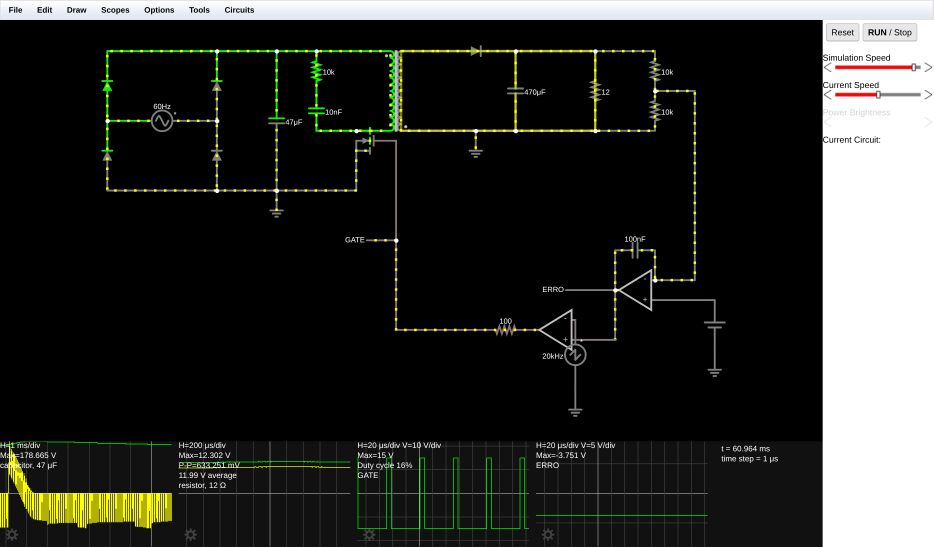
#> input picture fonte-falstad/shots_hd/E1_127V.png, 2800 x 1640 px (shown at 1/3 size); its folder holds only this picture in this run
$ python leituras.py
#> lines starting #> are read from the running program, lines starting #| are printed output that depends on the picture
from PIL import Image, ImageDraw
import os, sys
arqs = sys.argv[1:] or ["E1_127V","E2_220V","E3_carga_leve","E4_roteiro_literal","E5_mosfet_potencia"]
tiles=[]
for n in arqs:
    p=f"shots_hd/{n}.png"
    if not os.path.exists(p): continue
    im=Image.open(p); w,h=im.size
#> further down, im is the input picture: PIL image 2800x1640 RGB; mean R, G, B 46, 47, 42.9
#> after `w, h = im.size`: w = 2800; h = 1640
    tiles.append((n, im.crop((0,int(h*0.785),int(w*0.80),h))))
W=max(t[1].width for t in tiles); H=sum(t[1].height+40 for t in tiles)
s=Image.new("RGB",(W,H),(255,255,255)); d=ImageDraw.Draw(s); y=0
#> after `s = Image.new('RGB', (W, H), (255, 255, 255))`: s: PIL image 2240x393 RGB; every value is 255
for n,c in tiles:
    d.text((10,y+14), n, fill=(0,0,0)); s.paste(c,(0,y+36)); y+=c.height+40
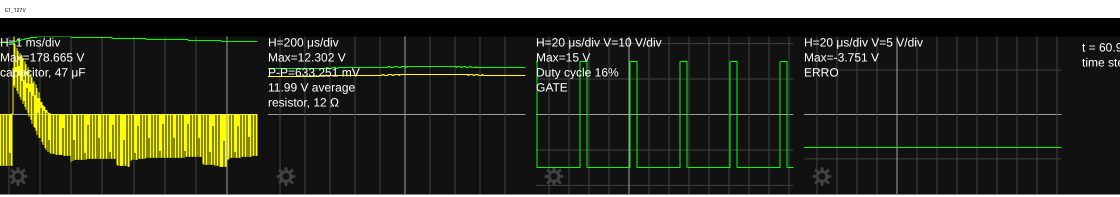
#> s: PIL image 2240x393 RGB (shown at 1/2 size); mean R, G, B 54.6, 57.1, 44.5
s.thumbnail((1500,2400)); s.save("shots_hd/_leituras.png")
#> after `s.thumbnail((1500, 2400))`:
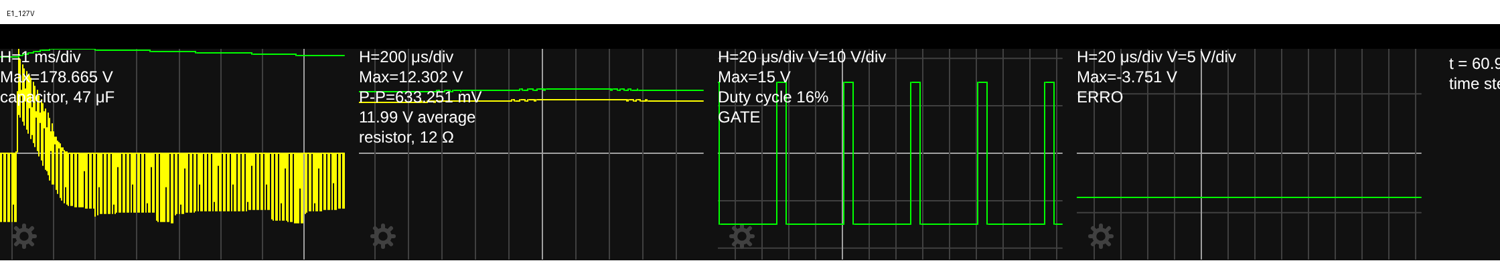
#> s: PIL image 1500x263 RGB; mean R, G, B 54.4, 56.9, 44.5
print("montado:", [t[0] for t in tiles], s.size)
